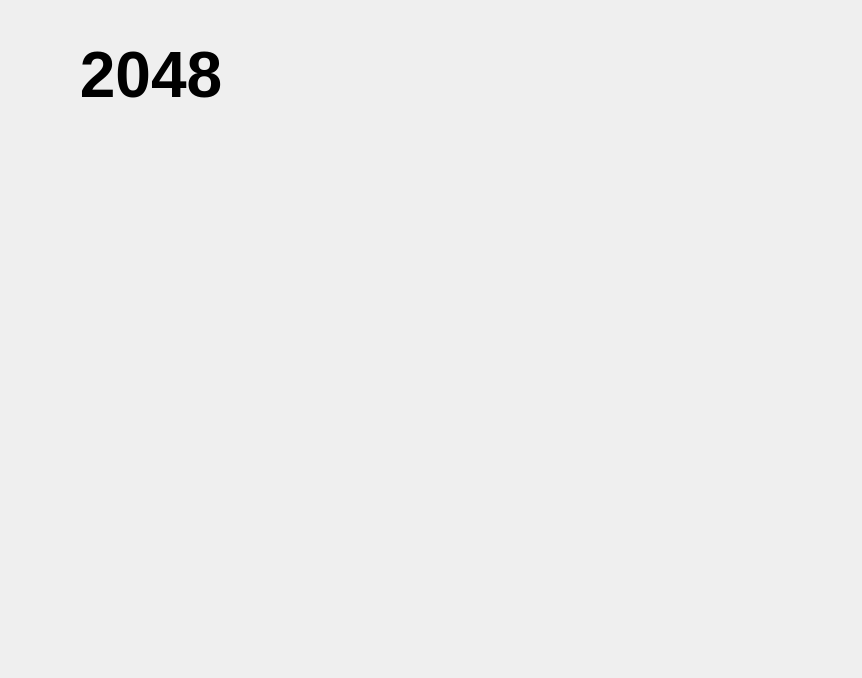
<?xml version="1.0" encoding="UTF-8"?>
<ui version="4.0">
 <class>game_window</class>
 <widget class="QWidget" name="game_window">
  <property name="geometry">
   <rect>
    <x>0</x>
    <y>0</y>
    <width>862</width>
    <height>678</height>
   </rect>
  </property>
  <property name="minimumSize">
   <size>
    <width>0</width>
    <height>0</height>
   </size>
  </property>
  <property name="sizeIncrement">
   <size>
    <width>0</width>
    <height>0</height>
   </size>
  </property>
  <property name="baseSize">
   <size>
    <width>0</width>
    <height>0</height>
   </size>
  </property>
  <property name="windowTitle">
   <string>MainWindow</string>
  </property>
  <property name="styleSheet">
   <string notr="true">gamewindow{ background: rgb(250, 248, 240)}</string>
  </property>
  <layout class="QGridLayout" name="gridLayout">
   <item row="0" column="0">
    <layout class="QVBoxLayout" name="game_board" stretch="1,4">
     <property name="spacing">
      <number>0</number>
     </property>
     <item>
      <layout class="QHBoxLayout" name="game_header" stretch="1,2">
       <property name="spacing">
        <number>0</number>
       </property>
       <item>
        <widget class="QLabel" name="label">
         <property name="text">
          <string>&lt;html&gt;&lt;head/&gt;&lt;body&gt;&lt;p align=&quot;center&quot;&gt;&lt;span style=&quot; font-size:48pt; font-weight:600;&quot;&gt;2048&lt;/span&gt;&lt;/p&gt;&lt;/body&gt;&lt;/html&gt;</string>
         </property>
        </widget>
       </item>
       <item>
        <layout class="QVBoxLayout" name="verticalLayout" stretch="1,1">
         <property name="spacing">
          <number>0</number>
         </property>
         <item>
          <layout class="QHBoxLayout" name="score_layout" stretch="1,1">
           <property name="spacing">
            <number>0</number>
           </property>
           <item>
            <widget class="Label" name="score" native="true"/>
           </item>
           <item>
            <widget class="Label" name="best_score" native="true"/>
           </item>
          </layout>
         </item>
         <item>
          <layout class="QHBoxLayout" name="button_layout" stretch="2,1">
           <property name="spacing">
            <number>10</number>
           </property>
           <item>
            <widget class="Button" name="new_game" native="true"/>
           </item>
           <item>
            <widget class="Button" name="undo" native="true"/>
           </item>
          </layout>
         </item>
        </layout>
       </item>
      </layout>
     </item>
     <item>
      <layout class="QHBoxLayout" name="game_grid_box"/>
     </item>
    </layout>
   </item>
  </layout>
 </widget>
 <customwidgets>
  <customwidget>
   <class>Label</class>
   <extends>QWidget</extends>
   <header>game2048.gui</header>
   <container>1</container>
  </customwidget>
  <customwidget>
   <class>Button</class>
   <extends>QWidget</extends>
   <header>game2048.gui</header>
   <container>1</container>
  </customwidget>
 </customwidgets>
 <resources/>
 <connections/>
</ui>
